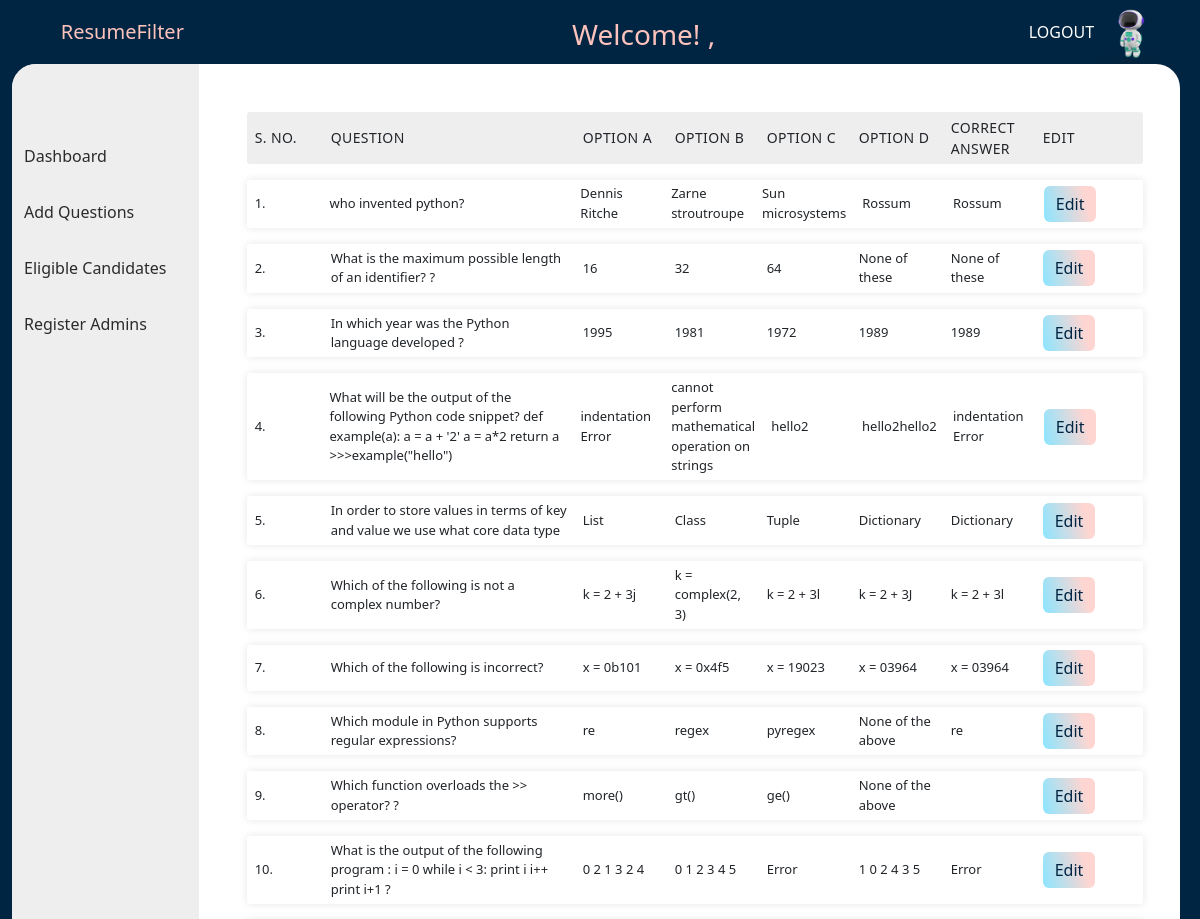
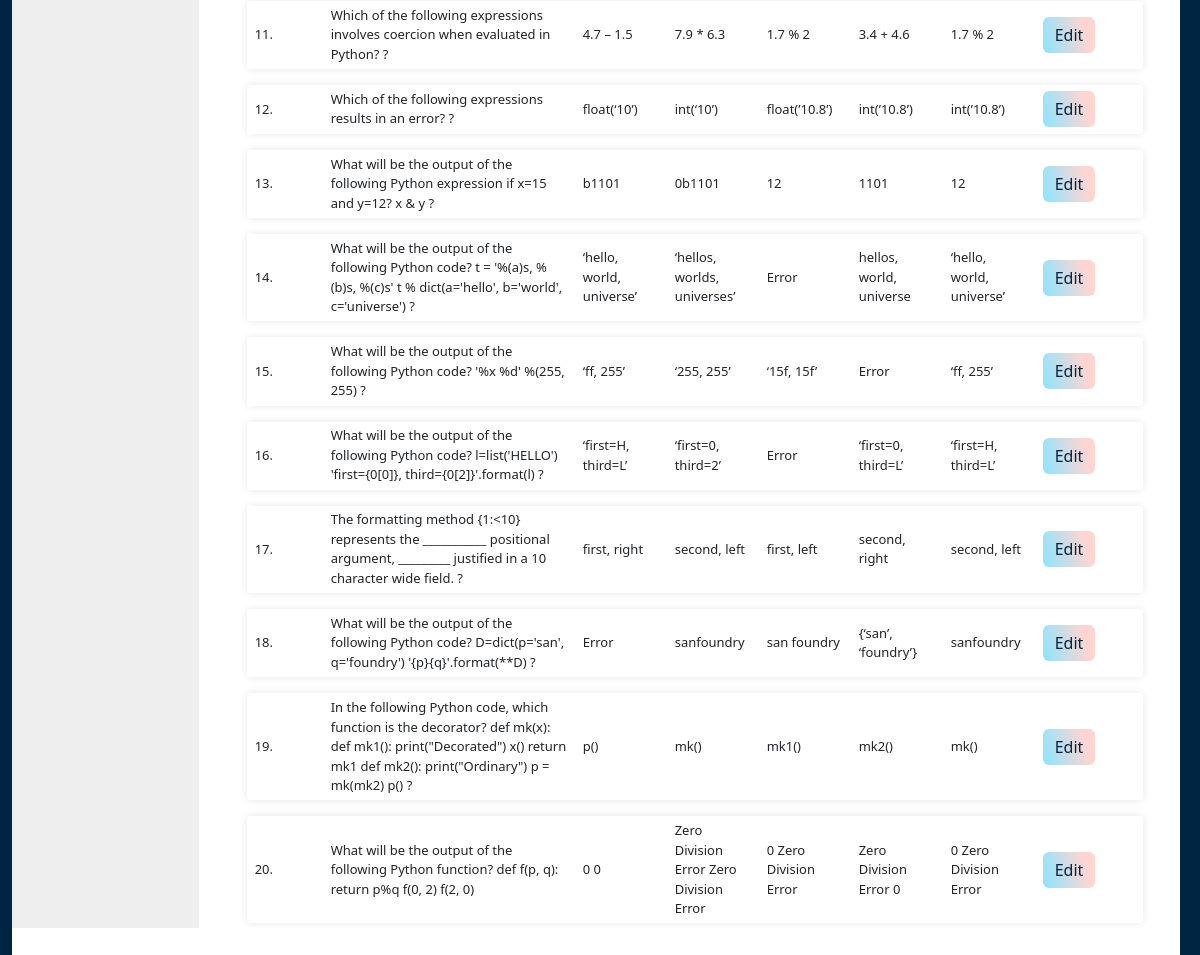
The app's page /questions/Python with its own data (2 pictures, top to bottom).
### adminPortal/models.py (models this page shows)
class Question(models.Model):
    question = models.TextField()
    optionA = models.TextField()
    optionB = models.TextField()
    optionC = models.TextField()
    optionD = models.TextField()
    correctOption = models.TextField()
    tag = models.TextField()

### adminPortal/views.py (the view)
# urls.py: path('questions/<tag>', views.questions, name='index'),
def questions(request, tag):
    ques_dict = Question.objects.filter(tag = tag )
    return render(request, 'adminPortal/questions.html', {'ques_dict' : ques_dict})

### templates/adminPortal/questions.html
<!DOCTYPE html>
{% extends 'adminPortal/baseAdmin.html' %}
{% load static %}
{% block header_block %}
<link
  rel="stylesheet"
  href="{% static 'css/adminPortal/questions.css' %}"
/>
{% endblock %}
{% block body_block %}
  <ul class="responsive-table">
    <li class="table-header">
      <div class="col colu-0">S. No.</div>
      <div class="col colu-1">Question</div>
      <div class="col colu-2">Option A</div>
      <div class="col colu-3">Option B</div>
      <div class="col colu-4">Option C</div>
      <div class="col colu-5">Option D</div>
      <div class="col colu-6">Correct Answer</div>
      <div class="col colu-8"> Edit</div>
    </li>
    <div class="tableRows">
      {% for ques in ques_dict %}
      <li class="table-row">
        <div class="col colu-0" data-label="SNo">
          {{ forloop.counter }}.
        </div>
        <div class="col colu-1" data-label="Question">
          {{ ques.question }}
        </div>
        <div class="col colu-2" data-label="optionA">
          {{ques.optionA}}
        </div>
        <div class="col colu-3" data-label="optionB">
          {{ques.optionB}}
        </div>
        <div class="col colu-4" data-label="optionC">
          {{ques.optionC}}
        </div>
        <div class="col colu-5" data-label="optionD">
          {{ques.optionD}}
        </div>
        <div class="col colu-6" data-label="correctAnswer">
          {{ques.correctOption}}
        </div>
        <div class="col colu-7" data-label="edit">
          <a class = "btn btn-primary" href = "edit/{{ques.id}}">  Edit    </a>
        </div>
      </li>
      {% endfor%}
    </div>
  </ul>
{% endblock %}

### static/css/adminPortal/baseAdmin.css (style rules this page uses)
:root { --baseColor: #002542; --bgcolor1: #ffc3bd; --bgcolor2: #eeeeee; --hoverColor: #4a8abb; }

### static/css/adminPortal/questions.css (style rules this page uses)
:root { --baseColor: #002542; --bgcolor1: #ffc3bd; --bgcolor2: #eeeeee; --hoverColor: #4a8abb; }
.responsive-table { width: 80vw; margin-top: 3rem; }
li { border-radius: 3px; padding: 0.3rem 0.5rem; display: flex; justify-content: space-between; margin: 1rem; font-size: small; align-items: center; }
.table-header { background-color: var(--bgcolor2); font-size: 14px; text-transform: uppercase; letter-spacing: 0.03em; margin-bottom: 0; }
.table-row { background-color: #ffffff; box-shadow: 0px 0px 9px 0px rgba(0, 0, 0, 0.1); }
.colu-1 { flex-basis: 20%; }
.colu-0 { padding: 0 !important; }
.col { padding-right: 1rem; }
.btn-primary { color: var(--baseColor); background: linear-gradient(256.01deg, #ffd5d1 20.88%, #8be5ff 100.05%); border: none; border-radius: 6px; }

### records on screen
Question: question "who invented python?", optionA "Dennis Ritche", optionB "Zarne stroutroupe", optionC "Sun microsystems", optionD "Rossum", correctOption "Rossum"
Question: question "What is the maximum possible length of an identifier? ?", optionA "16", optionB "32", optionC "64", optionD "None of these", correctOption "None of these"
Question: question "In which year was the Python language developed ?", optionA "1995", optionB "1981", optionC "1972", optionD "1989", correctOption "1989"
Question: question "What will be the output of the following Python code snippet? def example(a): a = a + '2' a = a*2 return a >>>example(\"hello\")", optionA "indentation Error", optionB "cannot perform mathematical operation on strings", optionC "hello2", optionD "hello2hello2", correctOption "indentation Error"
Question: question "In order to store values in terms of key and value we use what core data type", optionA "List", optionB "Class", optionC "Tuple", optionD "Dictionary", correctOption "Dictionary"
Question: question "Which of the following is not a complex number?", optionA "k = 2 + 3j", optionB "k = complex(2, 3)", optionC "k = 2 + 3l", optionD "k = 2 + 3J", correctOption "k = 2 + 3l"
Question: question "Which of the following is incorrect?", optionA "x = 0b101", optionB "x = 0x4f5", optionC "x = 19023", optionD "x = 03964", correctOption "x = 03964"
Question: question "Which module in Python supports regular expressions?", optionA "re", optionB "regex", optionC "pyregex", optionD "None of the above", correctOption "re"
Question: question "Which function overloads the >> operator? ?", optionA "more()", optionB "gt()", optionC "ge()", optionD "None of the above"
Question: question "What is the output of the following program : i = 0 while i < 3: print i i++ print i+1 ?", optionA "0 2 1 3 2 4", optionB "0 1 2 3 4 5", optionC "Error", optionD "1 0 2 4 3 5", correctOption "Error"
Question: question "Which of the following expressions involves coercion when evaluated in Python? ?", optionA "4.7 – 1.5", optionB "7.9 * 6.3", optionC "1.7 % 2", optionD "3.4 + 4.6", correctOption "1.7 % 2"
Question: question "Which of the following expressions results in an error? ?", optionA "float(‘10’)", optionB "int(‘10’)", optionC "float(’10.8’)", optionD "int(’10.8’)", correctOption "int(’10.8’)"
Question: question "What will be the output of the following Python expression if x=15 and y=12? x & y ?", optionA "b1101", optionB "0b1101", optionC "12", optionD "1101", correctOption "12"
Question: question "What will be the output of the following Python code? t = '%(a)s, %(b)s, %(c)s' t % dict(a='hello', b='world', c='universe') ?", optionA "‘hello, world, universe’", optionB "‘hellos, worlds, universes’", optionC "Error", optionD "hellos, world, universe", correctOption "‘hello, world, universe’"
Question: question "What will be the output of the following Python code? '%x %d' %(255, 255) ?", optionA "‘ff, 255’", optionB "‘255, 255’", optionC "‘15f, 15f’", optionD "Error", correctOption "‘ff, 255’"
Question: question "What will be the output of the following Python code? l=list('HELLO') 'first={0[0]}, third={0[2]}'.format(l) ?", optionA "‘first=H, third=L’", optionB "‘first=0, third=2’", optionC "Error", optionD "‘first=0, third=L’", correctOption "‘first=H, third=L’"
Question: question "The formatting method {1:<10} represents the ___________ positional argument, _________ justified in a 10 character wide field. ?", optionA "first, right", optionB "second, left", optionC "first, left", optionD "second, right", correctOption "second, left"
Question: question "What will be the output of the following Python code? D=dict(p='san', q='foundry') '{p}{q}'.format(**D) ?", optionA "Error", optionB "sanfoundry", optionC "san foundry", optionD "{‘san’, ‘foundry’}", correctOption "sanfoundry"
Question: question "In the following Python code, which function is the decorator? def mk(x): def mk1(): print(\"Decorated\") x() return mk1 def mk2(): print(\"Ordinary\") p = mk(mk2) p() ?", optionA "p()", optionB "mk()", optionC "mk1()", optionD "mk2()", correctOption "mk()"
Question: question "What will be the output of the following Python function? def f(p, q): return p%q f(0, 2) f(2, 0)", optionA "0 0", optionB "Zero Division Error Zero Division Error", optionC "0 Zero Division Error", optionD "Zero Division Error 0", correctOption "0 Zero Division Error"
